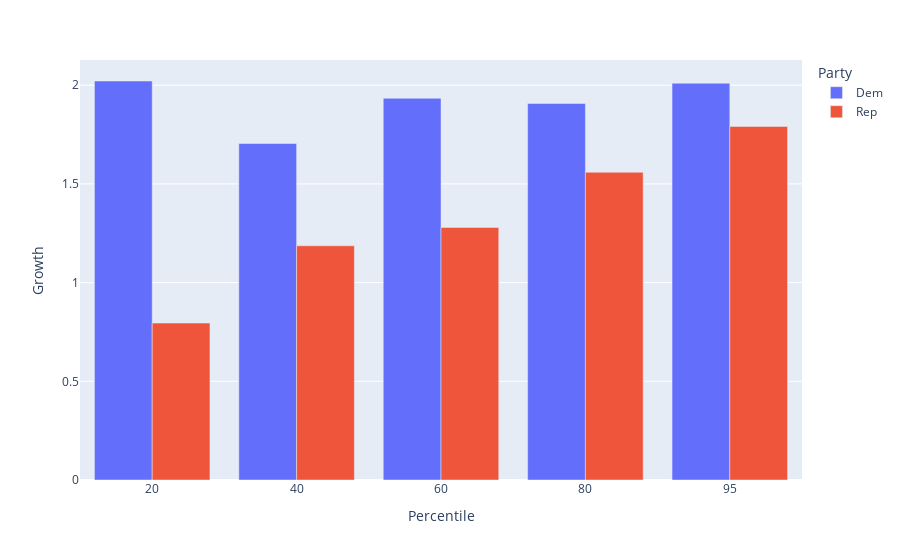

Notebook source saved alongside this figure:
### Code cell
fig = px.bar(df_plot, x = "Percentile", y = "Growth", color = "Party", barmode = 'group')
fig.show()

### Figure 1 — Plotly figure (JSON) as saved in the notebook; plotly's stock layout.template omitted (floating-point values rounded to 4 significant figures)
{"data": [{"alignmentgroup": "True", "hovertemplate": "Party=Dem<br>Percentile=%{x}<br>Growth=%{y}<extra></extra>", "legendgroup": "Dem", "marker": {"color": "#636efa", "pattern": {"shape": ""}}, "name": "Dem", "offsetgroup": "Dem", "orientation": "v", "showlegend": true, "textposition": "auto", "type": "bar", "x": ["20", "40", "60", "80", "95"], "xaxis": "x", "y": [2.021, 1.705, 1.934, 1.907, 2.01], "yaxis": "y"}, {"alignmentgroup": "True", "hovertemplate": "Party=Rep<br>Percentile=%{x}<br>Growth=%{y}<extra></extra>", "legendgroup": "Rep", "marker": {"color": "#EF553B", "pattern": {"shape": ""}}, "name": "Rep", "offsetgroup": "Rep", "orientation": "v", "showlegend": true, "textposition": "auto", "type": "bar", "x": ["20", "40", "60", "80", "95"], "xaxis": "x", "y": [0.7951, 1.187, 1.28, 1.559, 1.791], "yaxis": "y"}], "layout": {"autosize": true, "barmode": "group", "legend": {"title": {"text": "Party"}, "tracegroupgap": 0}, "margin": {"t": 60}, "xaxis": {"anchor": "y", "autorange": true, "domain": [0, 1], "range": [-0.5, 4.5], "title": {"text": "Percentile"}, "type": "category"}, "yaxis": {"anchor": "x", "autorange": true, "domain": [0, 1], "range": [0, 2.128], "title": {"text": "Growth"}, "type": "linear"}}}
